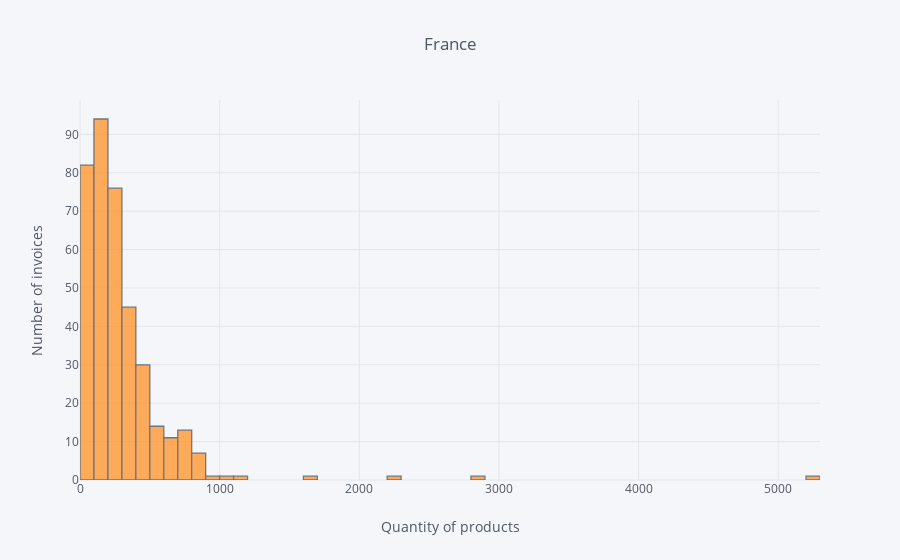
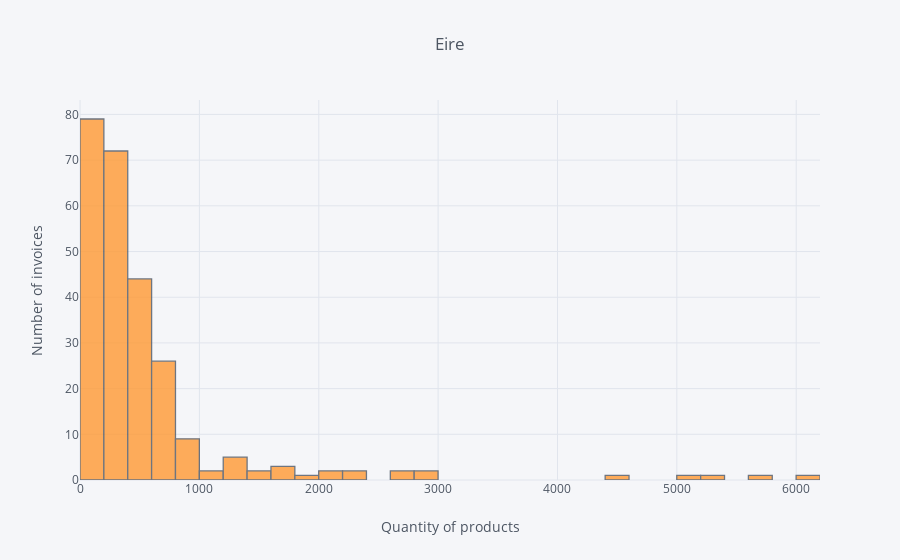
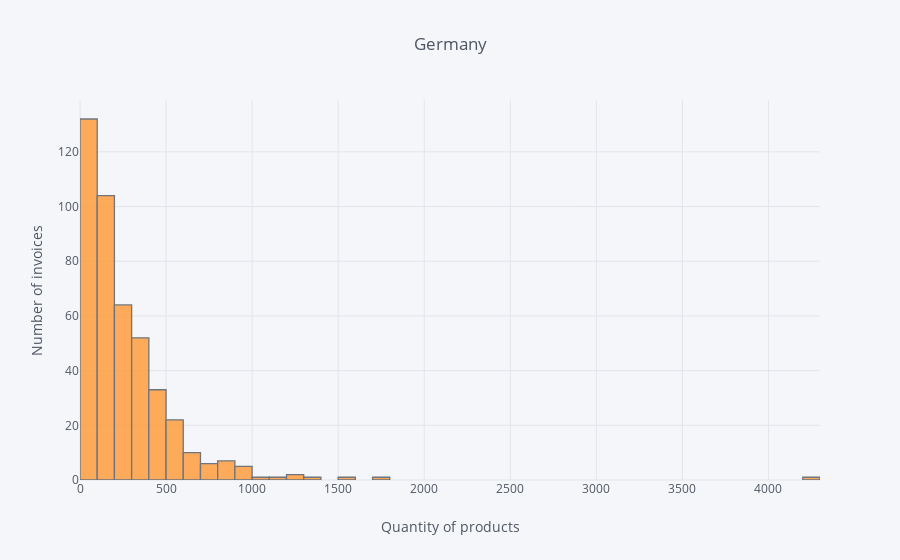
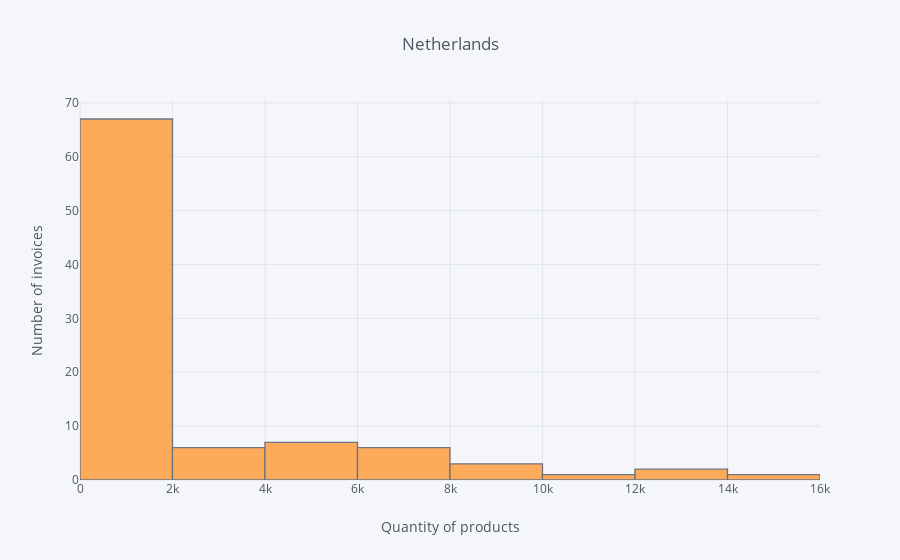

The code cell stored with these charts, in order, in its notebook:
### Code cell
data4_france.iplot(kind='hist', xTitle='Quantity of products', yTitle='Number of invoices', title = 'France')
data4_eire.iplot(kind='hist', xTitle='Quantity of products', yTitle='Number of invoices', title = 'Eire')
data4_germany.iplot(kind='hist', xTitle='Quantity of products', yTitle='Number of invoices', title = 'Germany')
data4_netherlands.iplot(kind='hist', xTitle='Quantity of products', yTitle='Number of invoices', title = 'Netherlands')

### Figure 1 — Plotly figure (JSON) as saved in the notebook; plotly's stock layout.template omitted (floating-point values rounded to 4 significant figures; data arrays with more than 128 entries replaced by an {"elided": "..."} marker saying what was removed)
{"data": [{"histfunc": "count", "histnorm": "", "marker": {"color": "rgba(255, 153, 51, 1.0)", "line": {"color": "#4D5663", "width": 1.3}}, "name": "Quantity", "opacity": 0.8, "orientation": "v", "type": "histogram", "uid": "3be1c79a-77f5-4ec0-a6a1-c4e594fdb0f9", "x": {"elided": "379 int values"}}], "layout": {"barmode": "overlay", "legend": {"bgcolor": "#F5F6F9", "font": {"color": "#4D5663"}}, "paper_bgcolor": "#F5F6F9", "plot_bgcolor": "#F5F6F9", "title": {"font": {"color": "#4D5663"}, "text": "France"}, "xaxis": {"gridcolor": "#E1E5ED", "showgrid": true, "tickfont": {"color": "#4D5663"}, "title": {"font": {"color": "#4D5663"}, "text": "Quantity of products"}, "zerolinecolor": "#E1E5ED"}, "yaxis": {"gridcolor": "#E1E5ED", "showgrid": true, "tickfont": {"color": "#4D5663"}, "title": {"font": {"color": "#4D5663"}, "text": "Number of invoices"}, "zerolinecolor": "#E1E5ED"}}}

### Figure 2 — Plotly figure (JSON) as saved in the notebook; plotly's stock layout.template omitted (floating-point values rounded to 4 significant figures; data arrays with more than 128 entries replaced by an {"elided": "..."} marker saying what was removed)
{"data": [{"histfunc": "count", "histnorm": "", "marker": {"color": "rgba(255, 153, 51, 1.0)", "line": {"color": "#4D5663", "width": 1.3}}, "name": "Quantity", "opacity": 0.8, "orientation": "v", "type": "histogram", "uid": "3589252d-3ecd-4cc6-96d4-4e976030fdf3", "x": {"elided": "256 int values"}}], "layout": {"barmode": "overlay", "legend": {"bgcolor": "#F5F6F9", "font": {"color": "#4D5663"}}, "paper_bgcolor": "#F5F6F9", "plot_bgcolor": "#F5F6F9", "title": {"font": {"color": "#4D5663"}, "text": "Eire"}, "xaxis": {"gridcolor": "#E1E5ED", "showgrid": true, "tickfont": {"color": "#4D5663"}, "title": {"font": {"color": "#4D5663"}, "text": "Quantity of products"}, "zerolinecolor": "#E1E5ED"}, "yaxis": {"gridcolor": "#E1E5ED", "showgrid": true, "tickfont": {"color": "#4D5663"}, "title": {"font": {"color": "#4D5663"}, "text": "Number of invoices"}, "zerolinecolor": "#E1E5ED"}}}

### Figure 3 — Plotly figure (JSON) as saved in the notebook; plotly's stock layout.template omitted (floating-point values rounded to 4 significant figures; data arrays with more than 128 entries replaced by an {"elided": "..."} marker saying what was removed)
{"data": [{"histfunc": "count", "histnorm": "", "marker": {"color": "rgba(255, 153, 51, 1.0)", "line": {"color": "#4D5663", "width": 1.3}}, "name": "Quantity", "opacity": 0.8, "orientation": "v", "type": "histogram", "uid": "12dde674-f34c-430e-9c8f-3fa71a540725", "x": {"elided": "443 int values"}}], "layout": {"barmode": "overlay", "legend": {"bgcolor": "#F5F6F9", "font": {"color": "#4D5663"}}, "paper_bgcolor": "#F5F6F9", "plot_bgcolor": "#F5F6F9", "title": {"font": {"color": "#4D5663"}, "text": "Germany"}, "xaxis": {"gridcolor": "#E1E5ED", "showgrid": true, "tickfont": {"color": "#4D5663"}, "title": {"font": {"color": "#4D5663"}, "text": "Quantity of products"}, "zerolinecolor": "#E1E5ED"}, "yaxis": {"gridcolor": "#E1E5ED", "showgrid": true, "tickfont": {"color": "#4D5663"}, "title": {"font": {"color": "#4D5663"}, "text": "Number of invoices"}, "zerolinecolor": "#E1E5ED"}}}

### Figure 4 — Plotly figure (JSON) as saved in the notebook; plotly's stock layout.template omitted (floating-point values rounded to 4 significant figures)
{"data": [{"histfunc": "count", "histnorm": "", "marker": {"color": "rgba(255, 153, 51, 1.0)", "line": {"color": "#4D5663", "width": 1.3}}, "name": "Quantity", "opacity": 0.8, "orientation": "v", "type": "histogram", "uid": "38282d52-9997-4326-b23e-33f0866a5a2c", "x": [96, 45, 6668, 8210, 6072, 288, 5730, 116, 111, 1116, 8174, 4034, 2940, 275, 151, 169, 722, 103, 1070, 11116, 1208, 636, 700, 426, 200, 72, 924, 12266, 72, 408, 126, 960, 4664, 64, 164, 1038, 1836, 328, 312, 84, 4718, 61, 350, 8998, 424, 1588, 9, 7807, 375, 14730, 992, 288, 4628, 480, 1012, 1, 144, 4951, 6932, 3717, 545, 3, 332, 15, 211, 269, 13392, 3020, 1728, 1780, 660, 29, 3069, 2400, 300, 2454, 216, 62, 6712, 1040, 32, 146, 32, 152, 372, 136, 5760, 200, 1284, 50, 7366, 452, 140]}], "layout": {"barmode": "overlay", "legend": {"bgcolor": "#F5F6F9", "font": {"color": "#4D5663"}}, "paper_bgcolor": "#F5F6F9", "plot_bgcolor": "#F5F6F9", "title": {"font": {"color": "#4D5663"}, "text": "Netherlands"}, "xaxis": {"gridcolor": "#E1E5ED", "showgrid": true, "tickfont": {"color": "#4D5663"}, "title": {"font": {"color": "#4D5663"}, "text": "Quantity of products"}, "zerolinecolor": "#E1E5ED"}, "yaxis": {"gridcolor": "#E1E5ED", "showgrid": true, "tickfont": {"color": "#4D5663"}, "title": {"font": {"color": "#4D5663"}, "text": "Number of invoices"}, "zerolinecolor": "#E1E5ED"}}}
